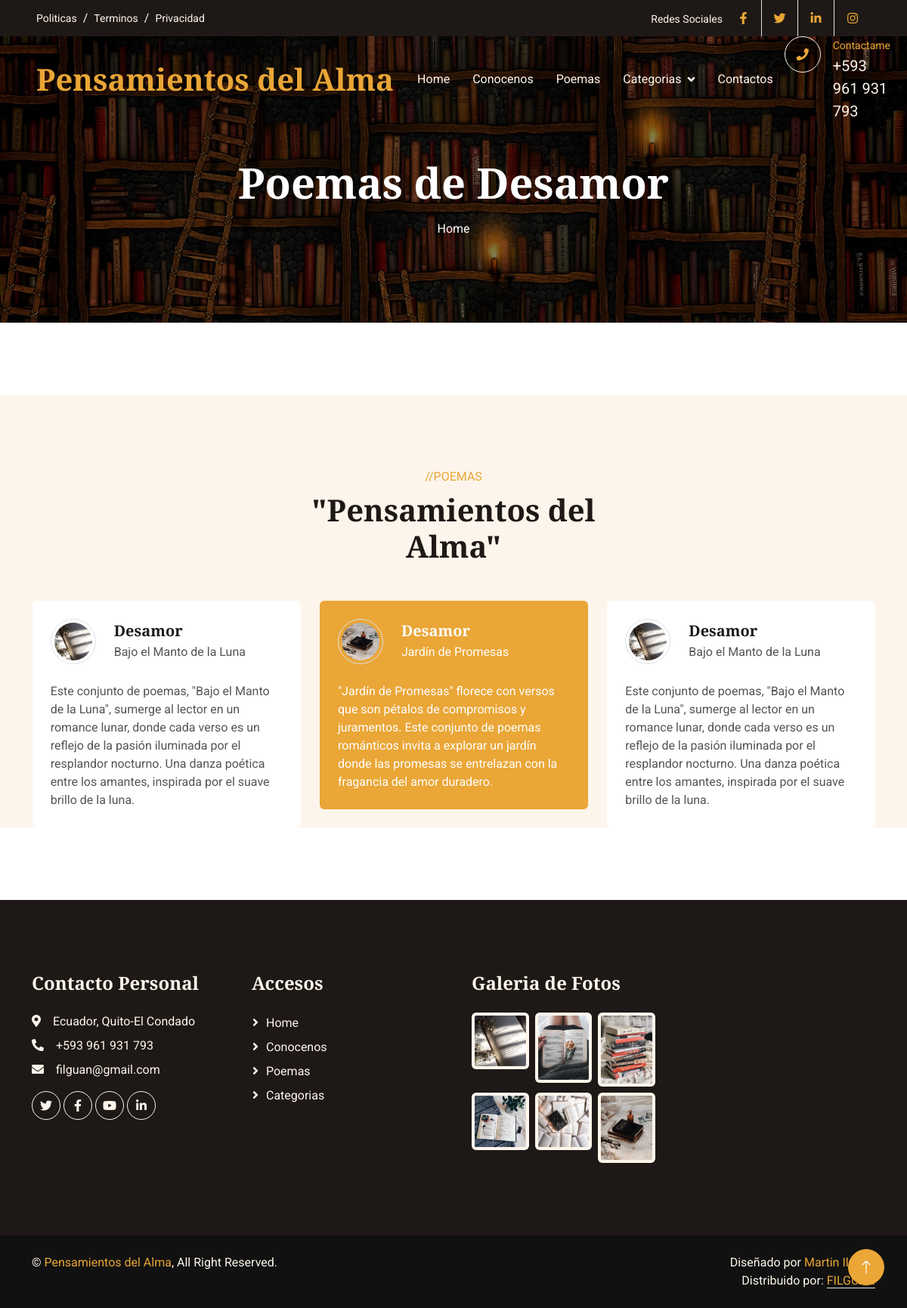
Screenshot of /desamores/ with the database file from the repository.
### pages/models.py (models this page shows, shortened)
class Page(models.Model):
    title=models.CharField(max_length=100, verbose_name="Titulo")
    content=models.TextField(verbose_name="Contenido")
    created=models.DateTimeField(auto_now_add=True, verbose_name="Fecha de Creación")
    updated=models.DateTimeField(auto_now=True, verbose_name="Fecha de Edición")
    class Meta:
        verbose_name="Page"
        verbose_name_plural="Pages"

### desamores/models.py (models this page shows, shortened)
class Desamores(models.Model):
    title=models.CharField(max_length=100, verbose_name="Título")
    subtitle=models.CharField(max_length=100, verbose_name="SubTítulo")
    content=models.TextField(verbose_name="Descipción")
    image=models.ImageField(upload_to="desamor", verbose_name="Imagen")
    created=models.DateTimeField(auto_now_add=True, verbose_name="Fecha de Creación")
    updated=models.DateTimeField(auto_now=True, verbose_name="Fecha de Edición")
    class Meta:
        verbose_name="Poema de Desamor"
        verbose_name_plural="Poemas de Desamor"
        ordering=['-created']

### desamores/views.py (the view)
# urls.py: path('', views.desamor, name="desamor"),
def desamor(request):
    desamores = Desamores.objects.all()
    return render(request,"desamores/desamor.html", {'desamores':desamores})

### pages/templatetags/pages_extras.py (called while the page is built)
@register.simple_tag
def get_pages():
    pages=Page.objects.all()
    return pages

### social/processors.py (called while the page is built)
def ctx_dict(request):
    dict_urls={}
    urls=Social.objects.all()
    for url in urls:
        dict_urls[url.key]=url.url
    return dict_urls

### desamores/templates/desamores/desamor.html (shortened to what this page needs)
{% extends "core/base.html" %}
{% load static %}
{% block TitleHeader %}
<h1 class="display-4 text-white animated slideInDown mb-3">Poemas de Desamor</h1>
{% endblock  %}
{% block content %}
<div class="container-xxl bg-light my-6 py-6 pb-0">
    <div class="container">
        <div class="text-center mx-auto mb-5 wow fadeInUp" data-wow-delay="0.1s" style="max-width: 500px;">
            <p class="text-primary text-uppercase mb-2">//POEMAS</p>
            <h1 class="display-6 mb-4">"Pensamientos del Alma"</h1>
        </div>
    <div class="owl-carousel testimonial-carousel wow fadeInUp" data-wow-delay="0.1s">
            {% for desamores in desamores %}
            <div class="testimonial-item bg-white rounded p-4">
                <div class="d-flex align-items-center mb-4">
                    <img class="flex-shrink-0 rounded-circle border p-1" src="{{desamores.image.url}}" alt="">
                    <div class="ms-4">
                        <h5 class="mb-1">{{desamores.title}}</h5>
                        <span>{{desamores.subtitle}}</span>
                    </div>
                </div>
                <p class="mb-0">{{desamores.content}}</p>
            </div>
            {% endfor %}
        </div>
    </div>
</div>
{% endblock  %}

### core/templates/core/base.html (shortened to what this page needs)
<!DOCTYPE html>
<html lang="es">
<head>
    {% load static %}
    <link href="https://cdnjs.cloudflare.com/ajax/libs/font-awesome/5.10.0/css/all.min.css" rel="stylesheet">
    <link href="https://cdn.jsdelivr.net/npm/bootstrap-icons@1.4.1/font/bootstrap-icons.css" rel="stylesheet">
    <link href="{% static 'core/lib/animate/animate.min.css' %} " rel="stylesheet">
    <link href="{% static 'core/lib/owlcarousel/assets/owl.carousel.min.css' %}" rel="stylesheet">
    <link href="{% static 'core/css/bootstrap.min.css' %}" rel="stylesheet">
    <link href="{% static 'core/css/style.css' %}" rel="stylesheet">
</head>
<body>
    <div class="container-fluid top-bar bg-dark text-light px-0 wow fadeIn" data-wow-delay="0.1s">
        <div class="row gx-0 align-items-center d-none d-lg-flex">
            <div class="col-lg-6 px-5 text-start">
                <ol class="breadcrumb mb-0">
                    {% load pages_extras %}
                    {% get_pages as pages %}
                    {% for page in pages %}
                    <li class="breadcrumb-item"><a class="small text-light" href="{% url 'policies' page.id %}">{{page.title}}</a></li>
                    {% endfor %}
                </ol>
            </div>
            <div class="col-lg-6 px-5 text-end">
                <small>Redes Sociales</small>
                <div class="h-100 d-inline-flex align-items-center">
                    {% if URL_FACEBOOK != null %}
                    <a class="btn-lg-square text-primary border-end rounded-0" href="{{URL_FACEBOOK}}"><i class="fab fa-facebook-f"></i></a>
                    {% endif %}
                    {% if URL_TWITTER != null %}
                    <a class="btn-lg-square text-primary border-end rounded-0" href="{{URL_TWITTER}}"><i class="fab fa-twitter"></i></a>
                    {% endif %}
                    {% if URL_LINKEDLN != null %}
                    <a class="btn-lg-square text-primary border-end rounded-0" href="{{URL_LINKEDLN}}"><i class="fab fa-linkedin-in"></i></a>
                    {% endif %}
                    {% if URL_LINKEDLN != null %}
                    <a class="btn-lg-square text-primary pe-0" href="{{URL_INSTAGRAM}}"><i class="fab fa-instagram"></i></a>
                    {% endif %}
                </div>
            </div>
        </div>
    </div>
    <nav class="navbar navbar-expand-lg navbar-dark fixed-top py-lg-0 px-lg-5 wow fadeIn" data-wow-delay="0.1s">
        <a href="index.html" class="navbar-brand ms-4 ms-lg-0">
            <h1 class="text-primary m-0">Pensamientos del Alma</h1>
        </a>
        <div class="collapse navbar-collapse" id="navbarCollapse">
            <div class="navbar-nav mx-auto p-4 p-lg-0">
                <a href="{% url 'home' %}" class="nav-item nav-link">Home</a>
                <a href="{% url 'about' %}" class="nav-item nav-link ">Conocenos</a>
                <a href="{% url 'poemas' %}" class="nav-item nav-link">Poemas</a>
                <div class="nav-item dropdown">
                    <a href="{% url 'categorias' %}" class="nav-link dropdown-toggle" data-bs-toggle="">Categorias</a>
                </div>
                <a href="{% url 'contacto' %}" class="nav-item nav-link">Contactos</a>
            </div>
            <div class=" d-none d-lg-flex">
                <div class="flex-shrink-0 btn-lg-square border border-light rounded-circle">
                    <i class="fa fa-phone text-primary"></i>
                </div>
                <div class="ps-3">
                    <small class="text-primary mb-0">Contactame</small>
                    <p class="text-light fs-5 mb-0">+593 961 931 793</p>
                </div>
            </div>
        </div>
    </nav>
    <div class="container-fluid page-header py-6 wow fadeIn" data-wow-delay="0.1s">
        <div class="container text-center pt-5 pb-3">
            <h1 class="display-4 text-white animated slideInDown mb-3">{% block TitleHeader %}{% endblock  %}</h1>
            <nav aria-label="breadcrumb animated slideInDown">
                <ol class="breadcrumb justify-content-center mb-0">
                    <li class="breadcrumb-item"><a class="text-white" href="{% url 'home' %}">Home</a></li>
                </ol>
            </nav>
        </div>
    </div>
    {% block content %}{% endblock  %}
    <div class="container-fluid bg-dark text-light footer my-6 mb-0 py-5 wow fadeIn" data-wow-delay="0.1s">
        <div class="container py-5">
            <div class="row g-5">
                <div class="col-lg-3 col-md-6">
                    <h4 class="text-light mb-4">Contacto Personal</h4>
                    <p class="mb-2"><i class="fa fa-map-marker-alt me-3"></i>Ecuador, Quito-El Condado</p>
                    <p class="mb-2"><i class="fa fa-phone-alt me-3"></i>+593 961 931 793</p>
                    <p class="mb-2"><i class="fa fa-envelope me-3"></i>filguan@gmail.com</p>
                    <div class="d-flex pt-2">
                        <a class="btn btn-square btn-outline-light rounded-circle me-1" href="https://twitter.com/?lang=es"><i class="fab fa-twitter"></i></a>
                        <a class="btn btn-square btn-outline-light rounded-circle me-1" href="https://www.facebook.com/?locale=es_LA"><i class="fab fa-facebook-f"></i></a>
                        <a class="btn btn-square btn-outline-light rounded-circle me-1" href="https://www.youtube.com/"><i class="fab fa-youtube"></i></a>
                        <a class="btn btn-square btn-outline-light rounded-circle me-0" href="https://ec.linkedin.com/"><i class="fab fa-linkedin-in"></i></a>
                    </div>
                </div>
                <div class="col-lg-3 col-md-6">
                    <h4 class="text-light mb-4">Accesos</h4>
                    <a href="{% url 'home' %}" class="btn btn-link" >Home</a>
                    <a href="{% url 'about' %}" class="btn btn-link">Conocenos</a>
                    <a href="{% url 'poemas' %}" class="btn btn-link">Poemas</a>
                    <a href="{% url 'categorias' %}" class="btn btn-link">Categorias</a>
                </div>
                <div class="col-lg-3 col-md-6">
                    <h4 class="text-light mb-4">Galeria de Fotos</h4>
                    <div class="row g-2">
                        <div class="col-4">
                            <img class="img-fluid bg-light rounded p-1" src="{% static 'core/img/libro1.jpg' %}" alt="Image">
                        </div>
                        <div class="col-4">
                            <img class="img-fluid bg-light rounded p-1" src="{% static 'core/img/libro2.jpg' %}" alt="Image">
                        </div>
                        <div class="col-4">
                            <img class="img-fluid bg-light rounded p-1" src="{% static 'core/img/libro3.jpg' %}" alt="Image">
                        </div>
                        <div class="col-4">
                            <img class="img-fluid bg-light rounded p-1" src="{% static 'core/img/libro4.jpg' %}" alt="Image">
                        </div>
                        <div class="col-4">
                            <img class="img-fluid bg-light rounded p-1" src="{% static 'core/img/libro5.jpg' %}" alt="Image">
                        </div>
                        <div class="col-4">
                            <img class="img-fluid bg-light rounded p-1" src="{% static 'core/img/libro6.jpg' %}" alt="Image">
                        </div>
                    </div>
                </div>
            </div>
        </div>
    </div>
    <div class="container-fluid copyright text-light py-4 wow fadeIn" data-wow-delay="0.1s">
        <div class="container">
            <div class="row">
                <div class="col-md-6 text-center text-md-start mb-3 mb-md-0">
                    &copy; <a href="#">Pensamientos del Alma</a>, All Right Reserved.
                </div>
                <div class="col-md-6 text-center text-md-end">
                    Diseñado por <a href="https://htmlcodex.com">Martin Ilguán</a>
                    <br>Distribuido por: <a class="border-bottom" href="https://themewagon.com" target="_blank">FILGUAN</a>
                </div>
            </div>
        </div>
    </div>
    <a href="#" class="btn btn-lg btn-primary btn-lg-square rounded-circle back-to-top"><i class="bi bi-arrow-up"></i></a>
</body>
</html>

### core/static/core/css/style.css (style rules this page uses)
:root { --primary: #EAA636; --secondary: #545454; --light: #FDF5EB; --dark: #1E1916; }
h4, h5, h6, .h4, .h5, .h6 { font-weight: 600 !important; }
.py-6 { padding-top: 6rem; padding-bottom: 6rem; }
.my-6 { margin-top: 6rem; margin-bottom: 6rem; }
.back-to-top { position: fixed; display: none; right: 30px; bottom: 30px; z-index: 99; }
.btn { font-weight: 500; transition: .5s; }
.btn.btn-primary { color: #FFFFFF; }
.btn-square { width: 38px; height: 38px; }
.btn-lg-square { width: 48px; height: 48px; }
.btn-square, .btn-sm-square, .btn-lg-square { padding: 0; display: flex; align-items: center; justify-content: center; font-weight: normal; }
.navbar .dropdown-toggle::after { border: none; content: "\f107"; font-family: "Font Awesome 5 Free"; font-weight: 900; vertical-align: middle; margin-left: 8px; }
.navbar .navbar-nav .nav-link { padding: 35px 15px; color: var(--light); outline: none; }
.navbar.fixed-top { transition: .5s; }
.page-header { margin-bottom: 6rem; background: linear-gradient(rgba(0, 0, 0, .5), rgba(0, 0, 0, .5)), url(../img/portada.jpg) center center no-repeat; background-size: cover; }
.breadcrumb-item+.breadcrumb-item::before { color: var(--light); }
.testimonial-carousel .owl-item .testimonial-item img { width: 60px; height: 60px; }
.testimonial-carousel .owl-item .testimonial-item, .testimonial-carousel .owl-item .testimonial-item * { transition: .5s; }
.testimonial-carousel .owl-item.center .testimonial-item { background: var(--primary) !important; }
.testimonial-carousel .owl-item.center .testimonial-item * { color: #FFFFFF !important; }
.footer .btn.btn-link { display: block; margin-bottom: 5px; padding: 0; text-align: left; color: var(--light); font-weight: normal; text-transform: capitalize; transition: .3s; }
.footer .btn.btn-link::before { position: relative; content: "\f105"; font-family: "Font Awesome 5 Free"; font-weight: 900; color: var(--light); margin-right: 10px; }
.copyright { background: #111111; }
.copyright a { color: var(--primary); }

### rows the page displays
Page: title "Politicas"
Page: title "Terminos"
Page: title "Privacidad"
Desamores: image (picture), title "Desamor", subtitle "Jardín de Promesas", content "\"Jardín de Promesas\" florece con versos que son pétalos de compromisos y juramentos. Este conjunto de poemas románticos invita a explorar un jardín donde las promesas se entrelazan con la fragancia del amor duradero."
Desamores: image (picture), title "Desamor", subtitle "Bajo el Manto de la Luna", content "Este conjunto de poemas, \"Bajo el Manto de la Luna\", sumerge al lector en un romance lunar, donde cada verso es un reflejo de la pasión iluminada por el resplandor nocturno. Una danza poética entre los amantes, inspirada por el suave brillo de la luna."
